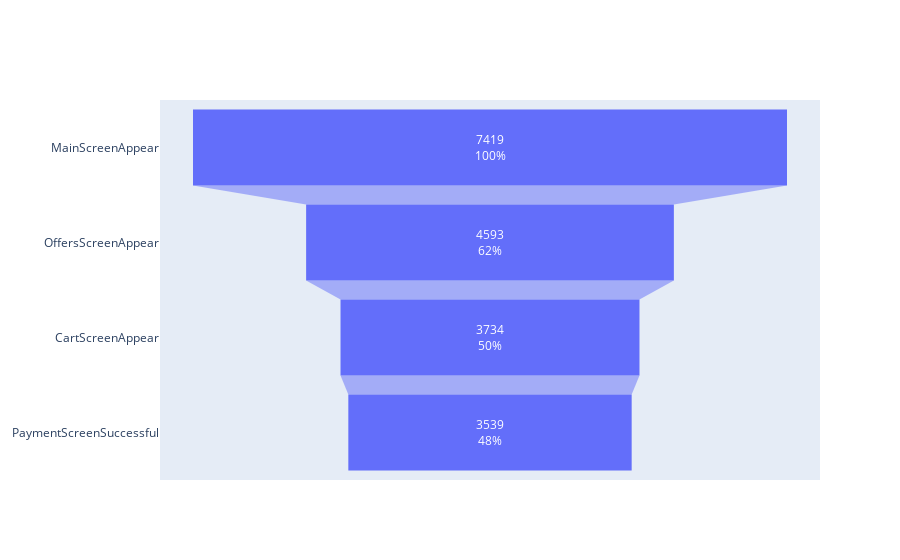

This figure's notebook cell:
### Code cell
fig = go.Figure(go.Funnel(
     y = ['MainScreenAppear','OffersScreenAppear','CartScreenAppear', 'PaymentScreenSuccessful'],
     x = [7419,4593,3734,3539],
     textinfo = "value+percent initial")
    )
fig.show()
fig.write_image("funnel_chart.png")

### Figure 1 — Plotly figure (JSON) as saved in the notebook; plotly's stock layout.template omitted (floating-point values rounded to 4 significant figures)
{"data": [{"textinfo": "value+percent initial", "type": "funnel", "x": [7419, 4593, 3734, 3539], "y": ["MainScreenAppear", "OffersScreenAppear", "CartScreenAppear", "PaymentScreenSuccessful"]}], "layout": {}}
